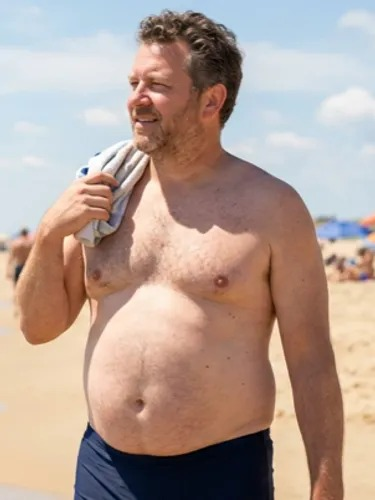
#> input picture app-store-assets/hero-candidates/source-before.jpg, 375 x 500 px
$ python blend_head.py ../../../../../app-store-assets/hero-candidates/source-before.jpg ../../../../../app-store-assets/hero-candidates/A-flux-moderate.jpg ../../../../../app-store-assets/hero-candidates/A-flux-moderate.jpg
#> lines starting #> are read from the running program, lines starting #| are printed output that depends on the picture
#!/usr/bin/env python3
"""blend_head.py original.jpg edited.png out.jpg
Keep the original photo and take only the head and hair from the AI-aged version: align the edit to the original
(ORB features + similarity transform), find the face, blend a feathered head-and-hair region, and match the edit's
colour tint (a/b in Lab) to the original so skin tone does not shift. Body, background and framing stay original pixels."""
import sys
import numpy as np, cv2

orig = cv2.imread(sys.argv[1]); edit = cv2.imread(sys.argv[2]); out_path = sys.argv[3]
#> further down, orig is the input picture: shape (500, 375, 3); mean B, G, R 148.9, 159.1, 179.6
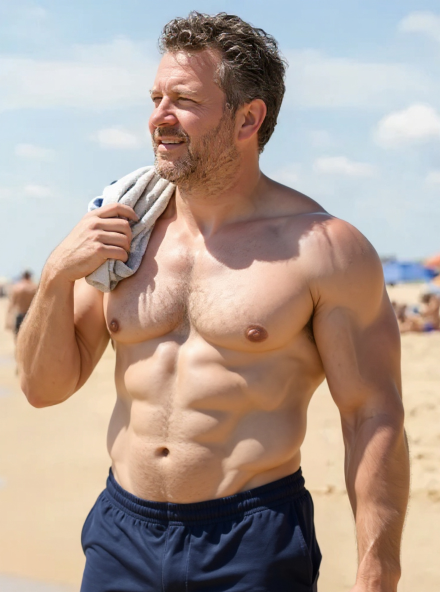
#> input picture app-store-assets/hero-candidates/A-flux-moderate.jpg, 880 x 1184 px (shown at 1/2 size)
#> further down, edit is the input picture: shape (1184, 880, 3); mean B, G, R 147.8, 157.9, 175.4
H, W = orig.shape[:2]
#> H = 500; W = 375

# 1. align the edit onto the original
g1 = cv2.cvtColor(orig, cv2.COLOR_BGR2GRAY)
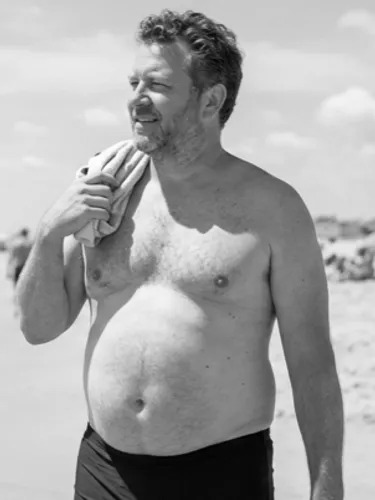
#> g1: shape (500, 375); min 0, max 255, mean 164.1
e0 = cv2.resize(edit, (W, round(edit.shape[0] * W / edit.shape[1])))
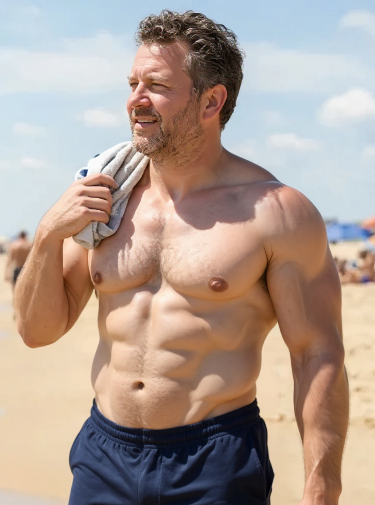
#> e0: shape (505, 375, 3); mean B, G, R 147.7, 157.8, 175.3
g2 = cv2.cvtColor(e0, cv2.COLOR_BGR2GRAY)
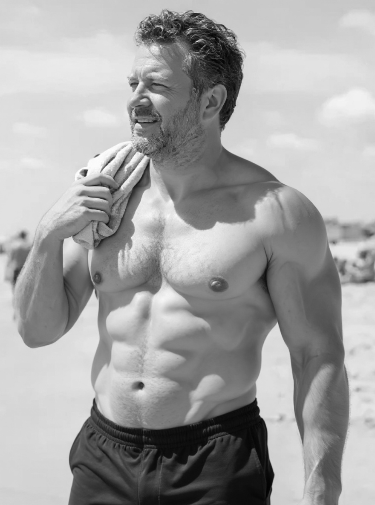
#> g2: shape (505, 375); min 2, max 253, mean 161.9
orb = cv2.ORB_create(4000)
k1, d1 = orb.detectAndCompute(g1, None); k2, d2 = orb.detectAndCompute(g2, None)
#> after `k1, d1 = orb.detectAndCompute(g1, None)`: k1 = 1321 keypoints; strongest (x, y, size): (86, 169, 31), (85, 168, 44.6), (85, 173, 31), (85, 169, 53.6)
#> after `k2, d2 = orb.detectAndCompute(g2, None)`: k2 = 2226 keypoints; strongest (x, y, size): (86, 171, 31), (85, 170, 37.2), (85, 171, 44.6), (85, 175, 31)
m = sorted(cv2.BFMatcher(cv2.NORM_HAMMING, crossCheck=True).match(d2, d1), key=lambda x: x.distance)[:400]
#> m = 400 matches
src = np.float32([k2[x.queryIdx].pt for x in m]); dst = np.float32([k1[x.trainIdx].pt for x in m])
#> after `src = np.float32([k2[x.queryIdx].pt for x in m])`: src = 400 pairs, first value 65 to 322.8, second value 31 to 239
#> after `dst = np.float32([k1[x.trainIdx].pt for x in m])`: dst = 400 pairs, first value 65 to 312.8, second value 31 to 237
M, inl = cv2.estimateAffinePartial2D(src, dst, method=cv2.RANSAC, ransacReprojThreshold=4)
#> M = [[0.989, -0.00124, 2.12], [0.00124, 0.989, -0.123]]; inl = 400 values, max 1 at index 0, min 0 at index 151, mean 0.973
al = cv2.warpAffine(e0, M, (W, H), flags=cv2.INTER_LANCZOS4, borderMode=cv2.BORDER_REPLICATE)
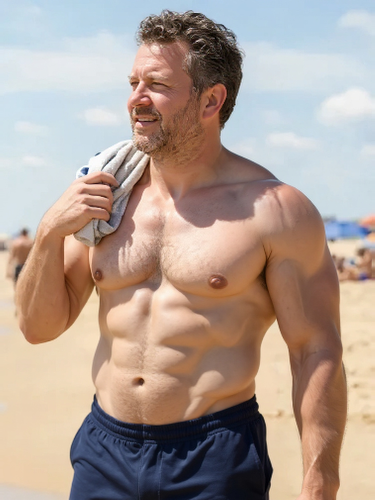
#> al: shape (500, 375, 3); mean B, G, R 148.3, 158.3, 175.7

# 2. head region from the face box
# where the edit changed things, in the top half (the head), not the body
d = cv2.absdiff(cv2.GaussianBlur(orig, (0, 0), 3), cv2.GaussianBlur(al, (0, 0), 3)).max(axis=2).astype(np.float32)
d[int(H * 0.5):] = 0
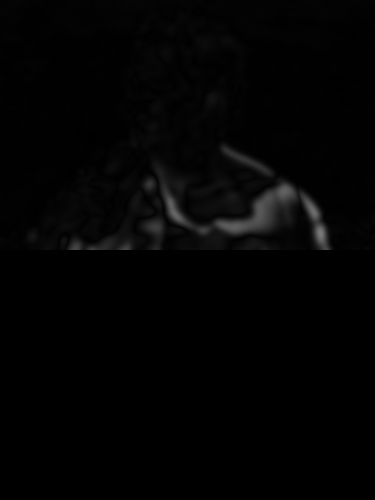
#> d: shape (500, 375) float32; min 0, max 123, mean 3.2
d = cv2.GaussianBlur(d, (0, 0), W / 40)
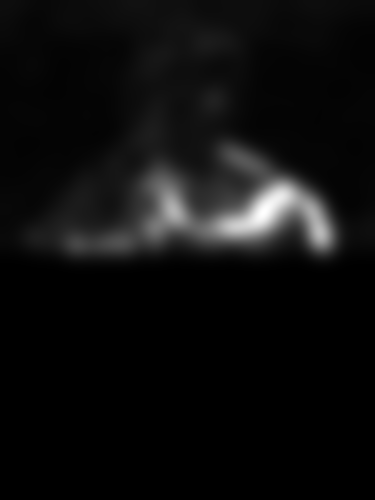
#> d: shape (500, 375) float32; min 0, max 57.72, mean 3.2; drawn with min black and max white
ys, xs = np.where(d > d.max() * 0.35)
#> ys = 7402 values from 177 to 249; xs = 7402 values, max 333 at index 6790, min 144 at index 5336, mean 242
fx, fy = int(xs.min()), int(ys.min()); fw, fh = int(xs.max() - xs.min()), int(ys.max() - ys.min())
#> after `fx, fy = (int(xs.min()), int(ys.min()))`: fx = 144; fy = 177
#> after `fw, fh = (int(xs.max() - xs.min()), int(ys.max() - ys.min()))`: fw = 189; fh = 72
mask = np.zeros((H, W), np.float32)
#> (the run stopped early here; a loop or call above may not have finished)
